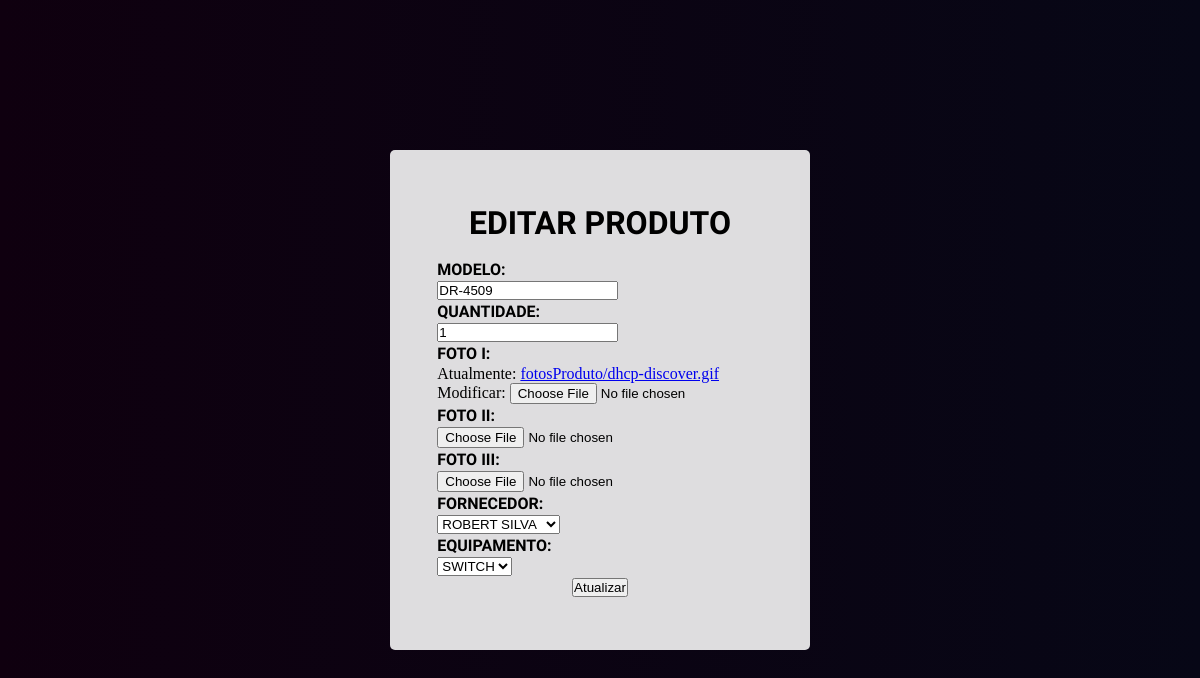
/produtoEdit/1 (signed in), run on the app's committed database.
### core/models.py (models this page shows, shortened)
class Produto(models.Model):
    modelo = models.CharField('Nome',max_length=30,blank=False)
    quantidade = models.IntegerField('Quantidade',blank=False)
    fotoUm = models.ImageField('Foto',upload_to='fotosProduto',blank=False)
    fotoDois = models.ImageField('Foto',upload_to='fotosProduto',blank=True)
    fotoTres = models.ImageField('Foto',upload_to='fotosProduto',blank=True)
    fornecedor = models.ForeignKey(Fornecedor,on_delete=models.CASCADE)
    equipamento = models.ForeignKey(TipoProduto,on_delete=models.CASCADE)

### core/views.py (the view)
# urls.py: path('produtoEdit/<int:id>',produto_edit,name='edit_produto'),
@login_required
def produto_edit(request,id):
    prd = Produto.objects.get(pk=id)
    form = ProdutoForm(request.POST or None,request.FILES or None,instance=prd)
    if form.is_valid():
        form.save()
        return redirect('list_produto')
    contexto = {
        'form': form
    }
    return render(request,'produto_edit.html',contexto)

### core/forms.py
class ProdutoForm(forms.ModelForm):
    class Meta:
        model = Produto
        fields = ['modelo','quantidade','fornecedor','equipamento','fotoUm','fotoDois','fotoTres']

### core/models.py (called while the page is built)
    def __str__(self):
        return self.nome.upper()

    def __str__(self):
        return self.nome.upper()

### templates/produto_edit.html (shortened to what this page needs)
<!DOCTYPE html>
{% load static %}
<html lang="pt-br">
  <head>
    <link rel="stylesheet" href="{% static '/css/cadFornecedor.css' %}" />
  </head>
  <body>
    <main>
      <form method="post" enctype="multipart/form-data">
        <div class="telaCad">
          <div class="nameTLR">
            <h1>EDITAR PRODUTO</h1>
          </div>
          <div class="alinhamento">
            <h4>MODELO:</h4>
            <p>{{form.modelo}}</p>
            <h4>QUANTIDADE:</h4>
            <p>{{form.quantidade}}</p>
            <h4>FOTO I:</h4>
            <p>{{form.fotoUm}}</p>
            <h4>FOTO II:</h4>
            <p>{{form.fotoDois}}</p>
            <h4>FOTO III:</h4>
            <p>{{form.fotoTres}}</p>
            <h4>FORNECEDOR:</h4>
            <p>{{form.fornecedor}}</p>
            <h4>EQUIPAMENTO:</h4>
            <p>{{form.equipamento}}</p>
          </div>
          <p id="botaoform"><input type="submit" value="Atualizar"></p>
        </div>
      </form>
    </main>
  </body>
</html>

### static/css/cadFornecedor.css (style rules this page uses)
:root { --cinzabg: rgba(245, 245, 245, 0.9); --pretotxt: rgb(17, 17, 17); }
* { padding: 0%; margin: 0%; box-sizing: border-box; }
body { background-size: auto; background-image: linear-gradient(to right, rgb(15, 0, 15), rgb(7, 7, 22)); height: 100vh; width: 100vw; }
main { display: flex; justify-content: center; align-items: center; height: 100vh; width: 100vw; }
.telaCad { display: flex; justify-content: center; align-items: center; flex-direction: column; border-radius: 5px; width: 420px; height: 500px; background-color: var(--cinzabg); }
.nameTLR { font-family: "Oswald", sans-serif; margin-bottom: 18px; }
.alinhamento { display: flex; flex-direction: column; align-items: flex-start; justify-content: right; }
.alinhamento p { margin: 2px 0px 2px 0px; }
.alinhamento h4 { font-family: "Oswald", sans-serif; }

### data on the page
Produto: modelo "DR-4509", quantidade "1", fornecedor "ROBERT SILVA", equipamento "SWITCH"
